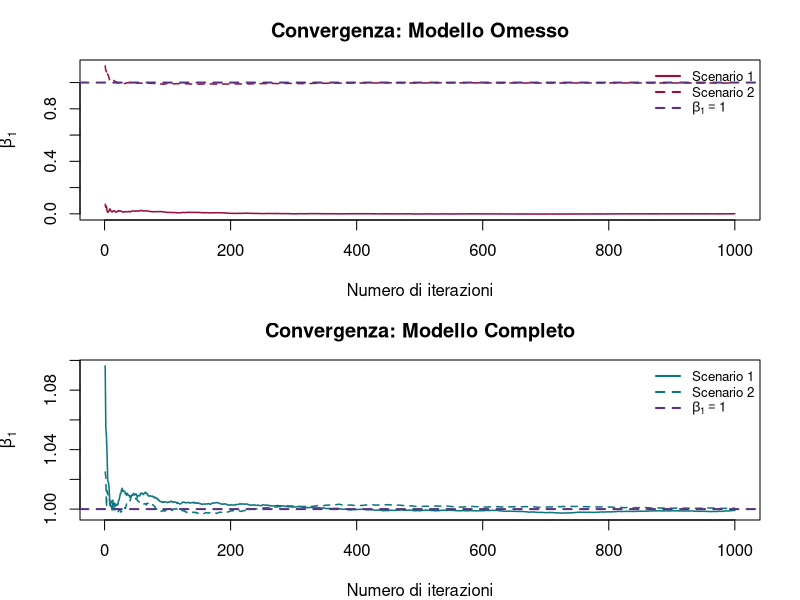
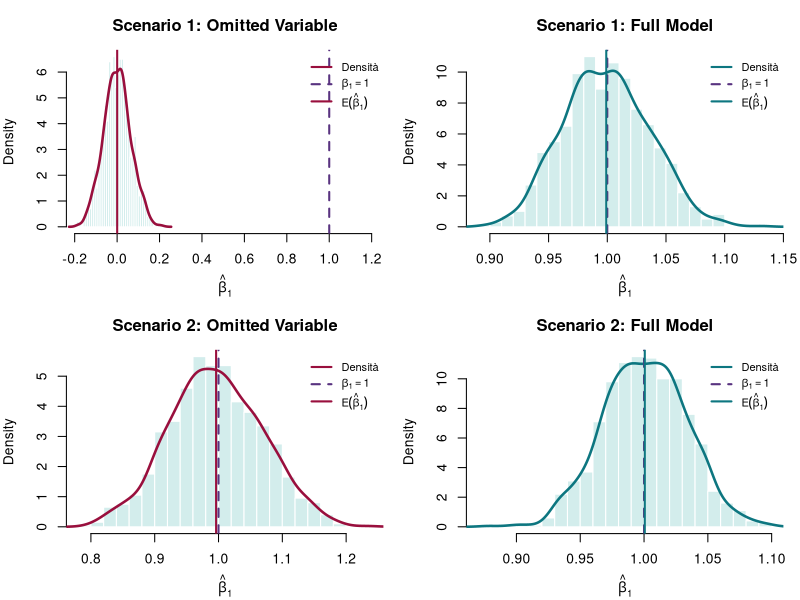

Write R code to recreate these figures, in order.
## ---- chunk 1
set.seed(123)
n <- 1000
beta_0 <- 0
beta_1 <- 1
beta_2 <- -2
sigma1 <- matrix(c(1, 0.5, 0.5, 1), nrow = 2)
sigma2 <- matrix(c(1, 0, 0, 1), nrow = 2)
library(MASS)
# Funzione per generare i dati
generate_data <- function(sigma) {
    x <- mvrnorm(n, mu = c(0, 0), Sigma = sigma)
    u <- rnorm(n, mean = 0, sd = 1)
    y <- beta_0 + beta_1 * x[, 1] + beta_2 * x[, 2] + u
    data.frame(y = y, x1 = x[, 1], x2 = x[, 2])
}
# Generazione dei dati per entrambi gli scenari
data1 <- generate_data(sigma1)
data2 <- generate_data(sigma2)
## ---- chunk 2
# Funzione per stimare i modelli
estimate_models <- function(data) {
    model1 <- lm(y ~ x1, data = data)
    model2 <- lm(y ~ x1 + x2, data = data)
    c(beta1_omitted = unname(coef(model1)["x1"]), beta1_full = unname(coef(model2)["x1"]))
}
# Stima dei modelli per entrambi gli scenari
results1 <- estimate_models(data1)
results2 <- estimate_models(data2)
results1
results2
## ---- chunk 3
# Simulazione Monte Carlo
n_sim <- 1000

# Vettori per salvare le stime di beta1
beta1_omitted_s1 <- c()
beta1_full_s1    <- c()
beta1_omitted_s2 <- c()
beta1_full_s2    <- c()

for (i in 1:n_sim) {
    data1 <- generate_data(sigma1)
    data2 <- generate_data(sigma2)
    results1 <- estimate_models(data1)
    results2 <- estimate_models(data2)
    beta1_omitted_s1[i] <- results1["beta1_omitted"]
    beta1_full_s1[i]    <- results1["beta1_full"]
    beta1_omitted_s2[i] <- results2["beta1_omitted"]
    beta1_full_s2[i]    <- results2["beta1_full"]
}

# Palette colori
col_fill_omit <- "#D3EDEC"   # azzurro chiaro  - modello con variabile omessa
col_fill_full <- "#D3EDEC"   # stesso fill, si distinguono per titolo/densità
col_dens_omit <- "#990F3D"   # rosso scuro     - curva densità modello omesso
col_dens_full <- "#0D7680"   # verde-teal      - curva densità modello completo
col_true      <- "#593380"   # viola           - linea valore vero

c(beta1_omitted_s1 = round(mean(beta1_omitted_s1), 3),
    beta1_full_s1 = round(mean(beta1_full_s1), 3),
    beta1_omitted_s2 = round(mean(beta1_omitted_s2), 3),
    beta1_full_s2 = round(mean(beta1_full_s2), 3),
    beta_1 = beta_1)

# Convergenza delle medie Monte Carlo al crescere delle iterazioni
iters          <- seq_len(n_sim)
cum_omitted_s1 <- cumsum(beta1_omitted_s1) / iters
cum_full_s1    <- cumsum(beta1_full_s1)    / iters
cum_omitted_s2 <- cumsum(beta1_omitted_s2) / iters
cum_full_s2    <- cumsum(beta1_full_s2)    / iters

par(mfrow = c(2, 1), mar = c(4, 4, 3, 2))
ylim_omit <- range(cum_omitted_s1, cum_omitted_s2, beta_1)
ylim_full <- range(cum_full_s1, cum_full_s2, beta_1)

# --- Convergenza: Modello con variabile omessa ---
plot(iters, cum_omitted_s1,
     type = "l", col = col_dens_omit, lwd = 1.5,
     ylim = ylim_omit,
     xlab = "Numero di iterazioni",
     ylab = expression(bar(hat(beta))[1]),
     main = "Convergenza: Modello Omesso")
lines(iters, cum_omitted_s2, col = col_dens_omit, lwd = 1.5, lty = 2)
abline(h = beta_1, col = col_true, lwd = 2, lty = 2)
legend("topright",
       legend = c("Scenario 1", "Scenario 2", expression(beta[1] == 1)),
       col = c(col_dens_omit, col_dens_omit, col_true),
       lty = c(1, 2, 2), lwd = 2, bty = "n", cex = 0.8)

# --- Convergenza: Modello completo ---
plot(iters, cum_full_s1,
     type = "l", col = col_dens_full, lwd = 1.5,
     ylim = ylim_full,
     xlab = "Numero di iterazioni",
     ylab = expression(bar(hat(beta))[1]),
     main = "Convergenza: Modello Completo")
lines(iters, cum_full_s2, col = col_dens_full, lwd = 1.5, lty = 2)
abline(h = beta_1, col = col_true, lwd = 2, lty = 2)
legend("topright",
       legend = c("Scenario 1", "Scenario 2", expression(beta[1] == 1)),
       col = c(col_dens_full, col_dens_full, col_true),
       lty = c(1, 2, 2), lwd = 2, bty = "n", cex = 0.8)

# Confronto delle distribuzioni
par(mfrow = c(2, 2), mar = c(4, 4, 3, 1))

# --- Scenario 1: Modello con variabile omessa ---
hist(beta1_omitted_s1,
     probability = TRUE,
     main = "Scenario 1: Omitted Variable",
     xlab = expression(hat(beta)[1]),
     col = col_fill_omit,
     border = "white",
     breaks = 30,
     xlim = c(min(beta1_omitted_s1), max(beta_1 + 0.2, max(beta1_omitted_s1))))
lines(density(beta1_omitted_s1), col = col_dens_omit, lwd = 2.5)
abline(v = beta_1, col = col_true, lwd = 2, lty = 2)
abline(v = mean(beta1_omitted_s1), col = col_dens_omit, lwd = 2, lty = 1)
legend("topright", legend = c("Densità", expression(beta[1] == 1),
    expression(E(hat(beta)[1]))), col = c(col_dens_omit, col_true, col_dens_omit),
    lty = c(1, 2, 1), lwd = 2, bty = "n", cex = 0.8)

# --- Scenario 1: Modello completo ---
hist(beta1_full_s1,
     probability = TRUE,
     main = "Scenario 1: Full Model",
     xlab = expression(hat(beta)[1]),
     col = col_fill_full,
     border = "white",
     breaks = 30)
lines(density(beta1_full_s1), col = col_dens_full, lwd = 2.5)
abline(v = beta_1, col = col_true, lwd = 2, lty = 2)
abline(v = mean(beta1_full_s1), col = col_dens_full, lwd = 2, lty = 1)
legend("topright", legend = c("Densità", expression(beta[1] == 1),
    expression(E(hat(beta)[1]))), col = c(col_dens_full, col_true, col_dens_full),
    lty = c(1, 2, 1), lwd = 2, bty = "n", cex = 0.8)

# --- Scenario 2: Modello con variabile omessa ---
hist(beta1_omitted_s2,
     probability = TRUE,
     main = "Scenario 2: Omitted Variable",
     xlab = expression(hat(beta)[1]),
     col = col_fill_omit,
     border = "white",
     breaks = 30)
lines(density(beta1_omitted_s2), col = col_dens_omit, lwd = 2.5)
abline(v = beta_1, col = col_true, lwd = 2, lty = 2)
abline(v = mean(beta1_omitted_s2), col = col_dens_omit, lwd = 2, lty = 1)
legend("topright", legend = c("Densità", expression(beta[1] == 1),
    expression(E(hat(beta)[1]))), col = c(col_dens_omit, col_true, col_dens_omit),
    lty = c(1, 2, 1), lwd = 2, bty = "n", cex = 0.8)

# --- Scenario 2: Modello completo ---
hist(beta1_full_s2,
     probability = TRUE,
     main = "Scenario 2: Full Model",
     xlab = expression(hat(beta)[1]),
     col = col_fill_full,
     border = "white",
     breaks = 30)
lines(density(beta1_full_s2), col = col_dens_full, lwd = 2.5)
abline(v = beta_1, col = col_true, lwd = 2, lty = 2)
abline(v = mean(beta1_full_s2), col = col_dens_full, lwd = 2, lty = 1)
legend("topright", legend = c("Densità", expression(beta[1] == 1),
    expression(E(hat(beta)[1]))), col = c(col_dens_full, col_true, col_dens_full),
    lty = c(1, 2, 1), lwd = 2, bty = "n", cex = 0.8)
